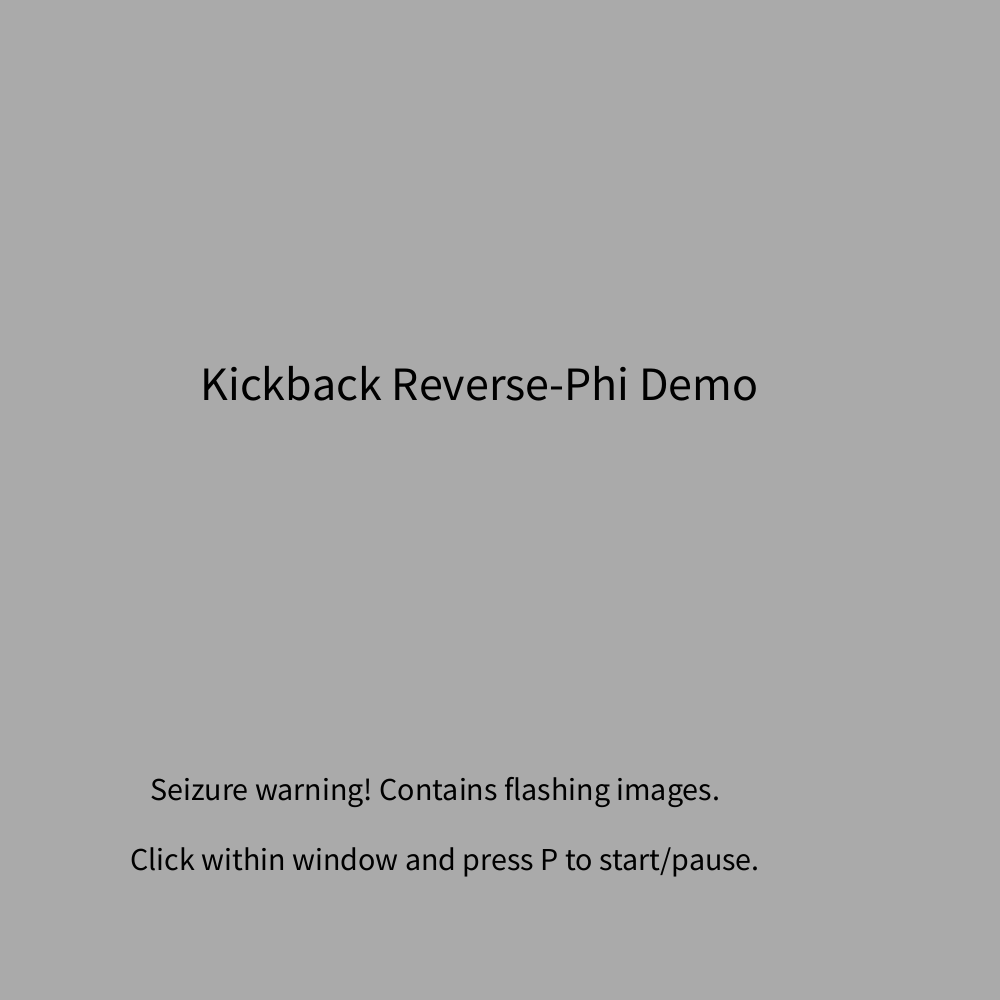
Frame 1 (no input)
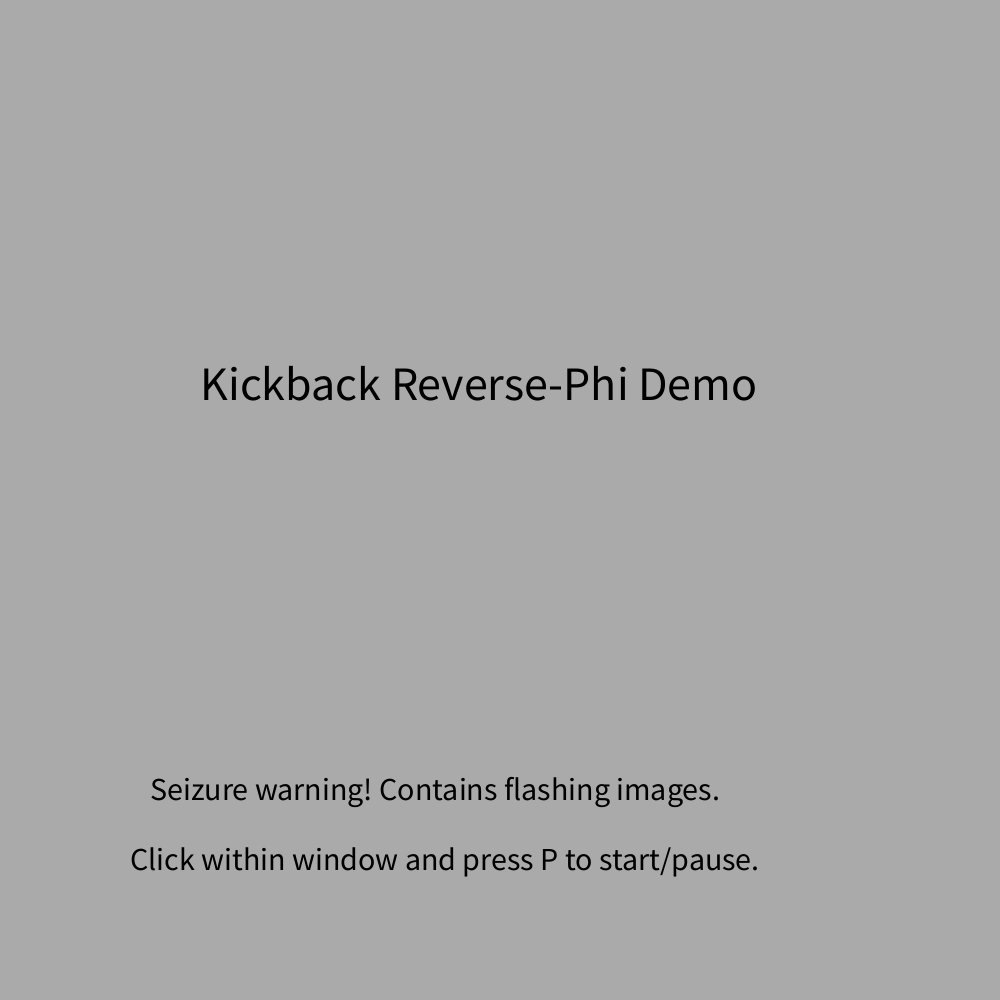
Frame 60 (the mouse pressed at the canvas centre just before this capture)
Frame 120 (the mouse held since frame 60 and released just before this capture): identical to frame 60, image omitted

The Processing sketch that drew these frames (run headless with seeded random() and noise(); from frame 60 on, the mouse is pressed at the canvas centre):

// Processing sketch: processing_130874
// ── processing_130874.pde

int last = 0;
int barWidth = 25;
int footLength = 100;
Boolean paused = true;

void setup(){
  size(1000,1000);
}

void draw(){
  if(paused){
    background(#aaaaaa);
    textSize(48);
    fill(#000000);
    text("Kickback Reverse-Phi Demo",200,400);
    textSize(32);
    text("Seizure warning! Contains flashing images.",150,800);
    text("Click within window and press P to start/pause.",130,870);
  }else{
    makeStripes();
    if(millis()-last>10000){
      last = millis();
    }
    if(millis()%500>450){
      fill(#000000);
    }else{
      fill(#FFFFFF);
    }
    rect(0,500,1000,500);
    drawFeet();
    fill(#FF0000);
    rect(500,500,10,10);
  }
}

void makeStripes(){
  background(#000000);
  noStroke();
  fill(#FFFFFF);
  for(int i=0;i<ceil(1000/(2*barWidth));i=i+1){
    rect(i*2*barWidth,0,barWidth*2-5,1000);
  }
}

void drawFeet(){
  int mill = millis()-last;
  noStroke();
  fill(#FFFF44);
  rect(mill/10,100,footLength,60);
  rect(mill/10,900,footLength,60);
  fill(#FF0000);
  rect(mill/10+footLength/2,mouseY-50,10,10);
}

void keyPressed(){
  if(key=='p'){
    paused=!paused;
  }
}
